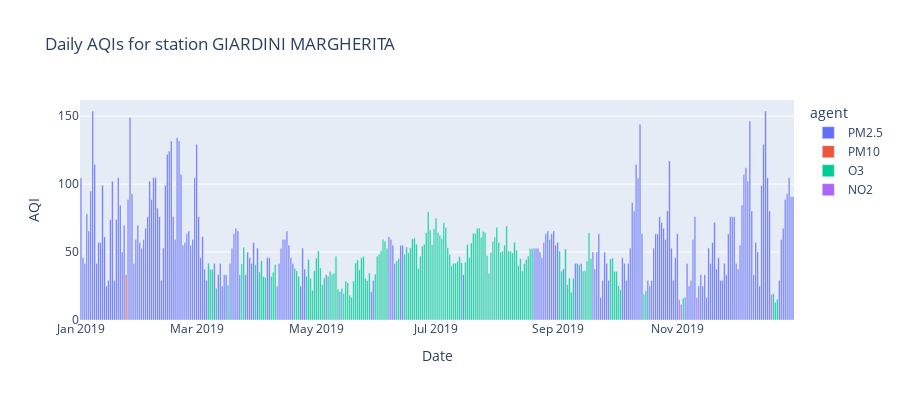
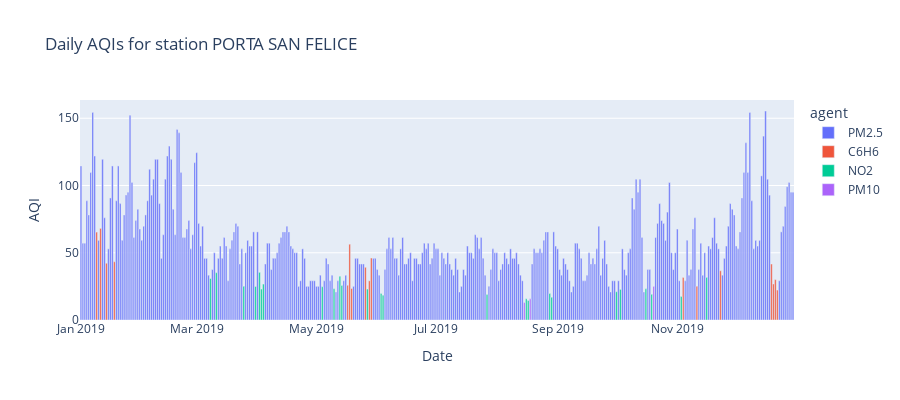
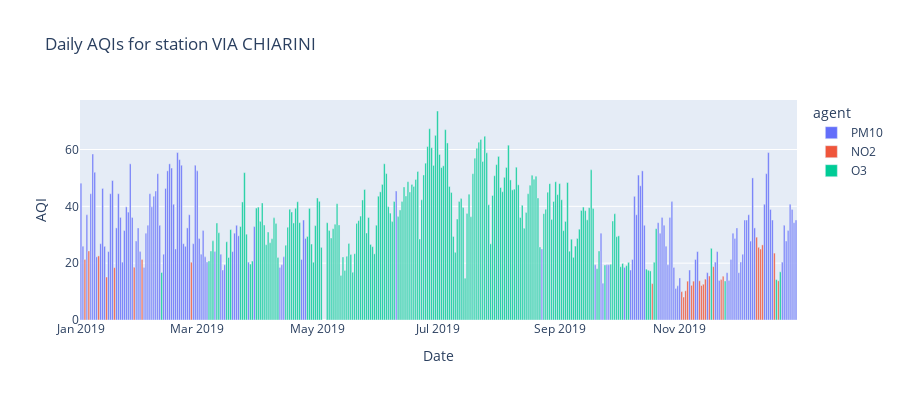

Source (notebook cell) for these figures, in order:
### Code cell
start_date=datetime(2019,1,1)
end_date=datetime(2019,12,31)
filtered_AQIs_daily = {
    s: {agent: station_AQIs_daily[s][agent][(station_AQIs_daily[s][agent].index >= start_date) & (station_AQIs_daily[s][agent].index < end_date)] for agent in station_AQIs_daily[s].keys()} for s in station_AQIs_daily
}
for station in filtered_AQIs_daily:
    plot_AQI(filtered_AQIs_daily[station], period='day',title=f'Daily AQIs for station {station}', figsize=(20, 5), plotly=True)

### Figure 1 — Plotly figure (JSON) as saved in the notebook; plotly's stock layout.template omitted (floating-point values rounded to 4 significant figures; data arrays with more than 128 entries replaced by an {"elided": "..."} marker saying what was removed)
{"data": [{"hovertemplate": "agent=PM2.5<br>Date=%{x}<br>AQI=%{y}<extra></extra>", "legendgroup": "PM2.5", "marker": {"color": "#636efa", "pattern": {"shape": ""}}, "name": "PM2.5", "orientation": "v", "showlegend": true, "textposition": "auto", "type": "bar", "x": {"elided": "211 str values"}, "xaxis": "x", "y": {"elided": "211 float values"}, "yaxis": "y"}, {"hovertemplate": "agent=PM10<br>Date=%{x}<br>AQI=%{y}<extra></extra>", "legendgroup": "PM10", "marker": {"color": "#EF553B", "pattern": {"shape": ""}}, "name": "PM10", "orientation": "v", "showlegend": true, "textposition": "auto", "type": "bar", "x": ["2019-01-24T00:00:00.000000000"], "xaxis": "x", "y": [33.33], "yaxis": "y"}, {"hovertemplate": "agent=O3<br>Date=%{x}<br>AQI=%{y}<extra></extra>", "legendgroup": "O3", "marker": {"color": "#00cc96", "pattern": {"shape": ""}}, "name": "O3", "orientation": "v", "showlegend": true, "textposition": "auto", "type": "bar", "x": {"elided": "148 str values"}, "xaxis": "x", "y": {"elided": "148 float values"}, "yaxis": "y"}, {"hovertemplate": "agent=NO2<br>Date=%{x}<br>AQI=%{y}<extra></extra>", "legendgroup": "NO2", "marker": {"color": "#ab63fa", "pattern": {"shape": ""}}, "name": "NO2", "orientation": "v", "showlegend": true, "textposition": "auto", "type": "bar", "x": ["2019-11-02T00:00:00.000000000", "2019-11-03T00:00:00.000000000", "2019-11-11T00:00:00.000000000", "2019-12-19T00:00:00.000000000"], "xaxis": "x", "y": [14.98, 11.5, 16.5, 18.79], "yaxis": "y"}], "layout": {"barmode": "relative", "height": 400, "legend": {"title": {"text": "agent"}, "tracegroupgap": 0}, "title": {"text": "Daily AQIs for station GIARDINI MARGHERITA"}, "xaxis": {"anchor": "y", "domain": [0, 1], "title": {"text": "Date"}}, "yaxis": {"anchor": "x", "domain": [0, 1], "title": {"text": "AQI"}}}}

### Figure 2 — Plotly figure (JSON) as saved in the notebook; plotly's stock layout.template omitted (floating-point values rounded to 4 significant figures; data arrays with more than 128 entries replaced by an {"elided": "..."} marker saying what was removed)
{"data": [{"hovertemplate": "agent=PM2.5<br>Date=%{x}<br>AQI=%{y}<extra></extra>", "legendgroup": "PM2.5", "marker": {"color": "#636efa", "pattern": {"shape": ""}}, "name": "PM2.5", "orientation": "v", "showlegend": true, "textposition": "auto", "type": "bar", "x": {"elided": "319 str values"}, "xaxis": "x", "y": {"elided": "319 float values"}, "yaxis": "y"}, {"hovertemplate": "agent=C6H6<br>Date=%{x}<br>AQI=%{y}<extra></extra>", "legendgroup": "C6H6", "marker": {"color": "#EF553B", "pattern": {"shape": ""}}, "name": "C6H6", "orientation": "v", "showlegend": true, "textposition": "auto", "type": "bar", "x": ["2019-01-09T00:00:00.000000000", "2019-01-11T00:00:00.000000000", "2019-01-14T00:00:00.000000000", "2019-01-18T00:00:00.000000000", "2019-05-17T00:00:00.000000000", "2019-05-18T00:00:00.000000000", "2019-05-19T00:00:00.000000000", "2019-05-26T00:00:00.000000000", "2019-05-28T00:00:00.000000000", "2019-05-29T00:00:00.000000000", "2019-11-04T00:00:00.000000000", "2019-11-11T00:00:00.000000000", "2019-11-23T00:00:00.000000000", "2019-12-19T00:00:00.000000000", "2019-12-20T00:00:00.000000000", "2019-12-21T00:00:00.000000000", "2019-12-22T00:00:00.000000000"], "xaxis": "x", "y": [65.36, 68.1, 42.18, 43.33, 25.83, 56.35, 23.39, 39.18, 29.13, 46.09, 31.64, 25.04, 36.61, 41.64, 26.78, 30.0, 22.26], "yaxis": "y"}, {"hovertemplate": "agent=NO2<br>Date=%{x}<br>AQI=%{y}<extra></extra>", "legendgroup": "NO2", "marker": {"color": "#00cc96", "pattern": {"shape": ""}}, "name": "NO2", "orientation": "v", "showlegend": true, "textposition": "auto", "type": "bar", "x": ["2019-03-08T00:00:00.000000000", "2019-03-11T00:00:00.000000000", "2019-03-25T00:00:00.000000000", "2019-03-31T00:00:00.000000000", "2019-04-02T00:00:00.000000000", "2019-04-03T00:00:00.000000000", "2019-04-04T00:00:00.000000000", "2019-05-04T00:00:00.000000000", "2019-05-10T00:00:00.000000000", "2019-05-13T00:00:00.000000000", "2019-05-14T00:00:00.000000000", "2019-05-27T00:00:00.000000000", "2019-06-03T00:00:00.000000000", "2019-06-04T00:00:00.000000000", "2019-07-27T00:00:00.000000000", "2019-08-16T00:00:00.000000000", "2019-08-17T00:00:00.000000000", "2019-08-28T00:00:00.000000000", "2019-08-29T00:00:00.000000000", "2019-10-01T00:00:00.000000000", "2019-10-03T00:00:00.000000000", "2019-10-16T00:00:00.000000000", "2019-10-19T00:00:00.000000000", "2019-11-03T00:00:00.000000000", "2019-11-16T00:00:00.000000000"], "xaxis": "x", "y": [30.85, 35.2, 25.11, 24.91, 35.43, 23.0, 26.72, 24.76, 23.26, 32.57, 25.65, 23.0, 19.7, 18.39, 18.91, 15.78, 14.48, 19.67, 16.91, 21.02, 22.74, 23.2, 19.09, 17.43, 31.7], "yaxis": "y"}, {"hovertemplate": "agent=PM10<br>Date=%{x}<br>AQI=%{y}<extra></extra>", "legendgroup": "PM10", "marker": {"color": "#ab63fa", "pattern": {"shape": ""}}, "name": "PM10", "orientation": "v", "showlegend": true, "textposition": "auto", "type": "bar", "x": ["2019-08-15T00:00:00.000000000", "2019-08-18T00:00:00.000000000", "2019-10-20T00:00:00.000000000"], "xaxis": "x", "y": [12.96, 15.74, 25.0], "yaxis": "y"}], "layout": {"barmode": "relative", "height": 400, "legend": {"title": {"text": "agent"}, "tracegroupgap": 0}, "title": {"text": "Daily AQIs for station PORTA SAN FELICE"}, "xaxis": {"anchor": "y", "domain": [0, 1], "title": {"text": "Date"}}, "yaxis": {"anchor": "x", "domain": [0, 1], "title": {"text": "AQI"}}}}

### Figure 3 — Plotly figure (JSON) as saved in the notebook; plotly's stock layout.template omitted (floating-point values rounded to 4 significant figures; data arrays with more than 128 entries replaced by an {"elided": "..."} marker saying what was removed)
{"data": [{"hovertemplate": "agent=PM10<br>Date=%{x}<br>AQI=%{y}<extra></extra>", "legendgroup": "PM10", "marker": {"color": "#636efa", "pattern": {"shape": ""}}, "name": "PM10", "orientation": "v", "showlegend": true, "textposition": "auto", "type": "bar", "x": {"elided": "135 str values"}, "xaxis": "x", "y": {"elided": "135 float values"}, "yaxis": "y"}, {"hovertemplate": "agent=NO2<br>Date=%{x}<br>AQI=%{y}<extra></extra>", "legendgroup": "NO2", "marker": {"color": "#EF553B", "pattern": {"shape": ""}}, "name": "NO2", "orientation": "v", "showlegend": true, "textposition": "auto", "type": "bar", "x": ["2019-01-03T00:00:00.000000000", "2019-01-05T00:00:00.000000000", "2019-01-10T00:00:00.000000000", "2019-01-14T00:00:00.000000000", "2019-01-18T00:00:00.000000000", "2019-01-28T00:00:00.000000000", "2019-02-01T00:00:00.000000000", "2019-02-26T00:00:00.000000000", "2019-05-04T00:00:00.000000000", "2019-05-05T00:00:00.000000000", "2019-10-18T00:00:00.000000000", "2019-11-02T00:00:00.000000000", "2019-11-03T00:00:00.000000000", "2019-11-04T00:00:00.000000000", "2019-11-05T00:00:00.000000000", "2019-11-07T00:00:00.000000000", "2019-11-08T00:00:00.000000000", "2019-11-11T00:00:00.000000000", "2019-11-12T00:00:00.000000000", "2019-11-13T00:00:00.000000000", "2019-11-14T00:00:00.000000000", "2019-11-16T00:00:00.000000000", "2019-11-18T00:00:00.000000000", "2019-11-22T00:00:00.000000000", "2019-11-23T00:00:00.000000000", "2019-12-10T00:00:00.000000000", "2019-12-11T00:00:00.000000000", "2019-12-12T00:00:00.000000000", "2019-12-13T00:00:00.000000000", "2019-12-19T00:00:00.000000000", "2019-12-21T00:00:00.000000000"], "xaxis": "x", "y": [21.33, 24.31, 22.56, 15.13, 18.44, 18.54, 21.31, 20.33, -Infinity, -Infinity, 12.8, 9.978, 8.087, 10.28, 13.67, 12.2, 13.67, 13.8, 12.13, 12.59, 14.39, 15.5, 18.77, 14.23, 15.38, 29.15, 25.59, 24.98, 26.44, 23.54, 13.81], "yaxis": "y"}, {"hovertemplate": "agent=O3<br>Date=%{x}<br>AQI=%{y}<extra></extra>", "legendgroup": "O3", "marker": {"color": "#00cc96", "pattern": {"shape": ""}}, "name": "O3", "orientation": "v", "showlegend": true, "textposition": "auto", "type": "bar", "x": {"elided": "198 str values"}, "xaxis": "x", "y": {"elided": "198 float values"}, "yaxis": "y"}], "layout": {"barmode": "relative", "height": 400, "legend": {"title": {"text": "agent"}, "tracegroupgap": 0}, "title": {"text": "Daily AQIs for station VIA CHIARINI"}, "xaxis": {"anchor": "y", "domain": [0, 1], "title": {"text": "Date"}}, "yaxis": {"anchor": "x", "domain": [0, 1], "title": {"text": "AQI"}}}}
